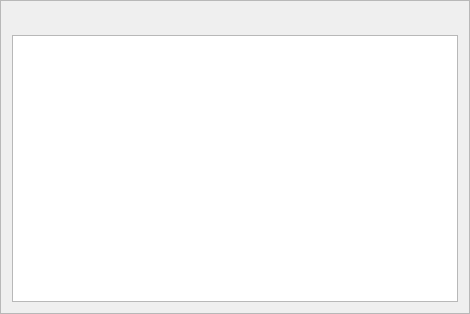
<?xml version="1.0" encoding="UTF-8"?>
<ui version="4.0">
 <class>StudentMgmtFrame</class>
 <widget class="QFrame" name="StudentMgmtFrame">
  <property name="geometry">
   <rect>
    <x>0</x>
    <y>0</y>
    <width>470</width>
    <height>314</height>
   </rect>
  </property>
  <property name="windowTitle">
   <string>Frame</string>
  </property>
  <property name="frameShape">
   <enum>QFrame::StyledPanel</enum>
  </property>
  <property name="frameShadow">
   <enum>QFrame::Raised</enum>
  </property>
  <layout class="QVBoxLayout" name="verticalLayout">
   <item>
    <widget class="QToolBar" name="toobar"/>
   </item>
   <item>
    <widget class="QTableView" name="studentView">
     <property name="alternatingRowColors">
      <bool>true</bool>
     </property>
     <attribute name="horizontalHeaderCascadingSectionResizes">
      <bool>true</bool>
     </attribute>
     <attribute name="horizontalHeaderShowSortIndicator" stdset="0">
      <bool>true</bool>
     </attribute>
    </widget>
   </item>
  </layout>
 </widget>
 <resources/>
 <connections/>
</ui>
